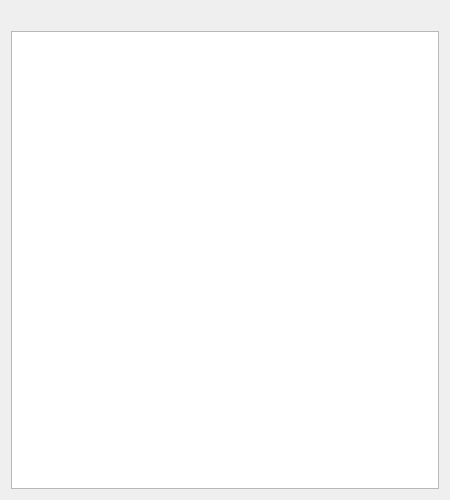
<?xml version="1.0" encoding="UTF-8"?>
<ui version="4.0">
 <class>PtngDGMLWidget</class>
 <widget class="QWidget" name="PtngDGMLWidget">
  <property name="geometry">
   <rect>
    <x>0</x>
    <y>0</y>
    <width>450</width>
    <height>500</height>
   </rect>
  </property>
  <property name="minimumSize">
   <size>
    <width>450</width>
    <height>500</height>
   </size>
  </property>
  <property name="windowTitle">
   <string>PtngDGMLWidget</string>
  </property>
  <layout class="QGridLayout" name="gridLayout">
   <item row="0" column="0">
    <widget class="QLabel" name="labelBanner">
     <property name="text">
      <string>&lt;No file selected&gt;</string>
     </property>
     <property name="alignment">
      <set>Qt::AlignCenter</set>
     </property>
    </widget>
   </item>
   <item row="1" column="0">
    <widget class="QGraphicsView" name="graphicsView"/>
   </item>
  </layout>
 </widget>
 <resources/>
 <connections/>
</ui>
